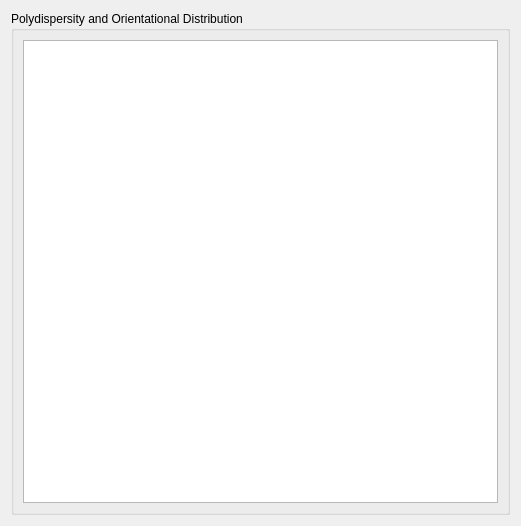
<?xml version="1.0" encoding="UTF-8"?>
<ui version="4.0">
 <class>PolydispersityWidgetUI</class>
 <widget class="QWidget" name="PolydispersityWidgetUI">
  <property name="geometry">
   <rect>
    <x>0</x>
    <y>0</y>
    <width>521</width>
    <height>526</height>
   </rect>
  </property>
  <property name="windowTitle">
   <string>Polydispersity</string>
  </property>
  <layout class="QGridLayout" name="gridLayout">
   <item row="0" column="0">
    <widget class="QGroupBox" name="groupBox_3">
     <property name="title">
      <string>Polydispersity and Orientational Distribution</string>
     </property>
     <layout class="QGridLayout" name="gridLayout_9">
      <item row="0" column="0">
       <widget class="QTableView" name="lstPoly">
        <property name="editTriggers">
         <set>QAbstractItemView::AllEditTriggers</set>
        </property>
        <property name="alternatingRowColors">
         <bool>true</bool>
        </property>
        <property name="selectionMode">
         <enum>QAbstractItemView::ExtendedSelection</enum>
        </property>
        <property name="selectionBehavior">
         <enum>QAbstractItemView::SelectRows</enum>
        </property>
       </widget>
      </item>
     </layout>
    </widget>
   </item>
  </layout>
 </widget>
 <resources/>
 <connections/>
</ui>
